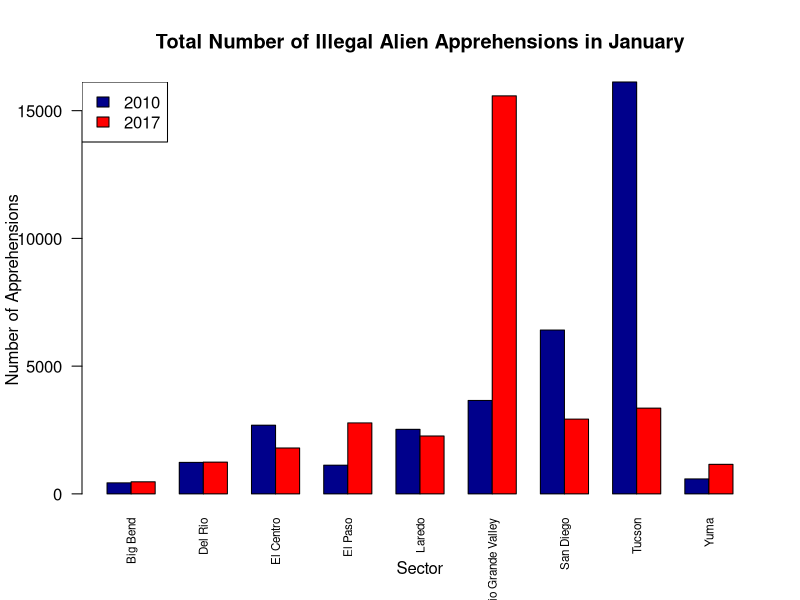
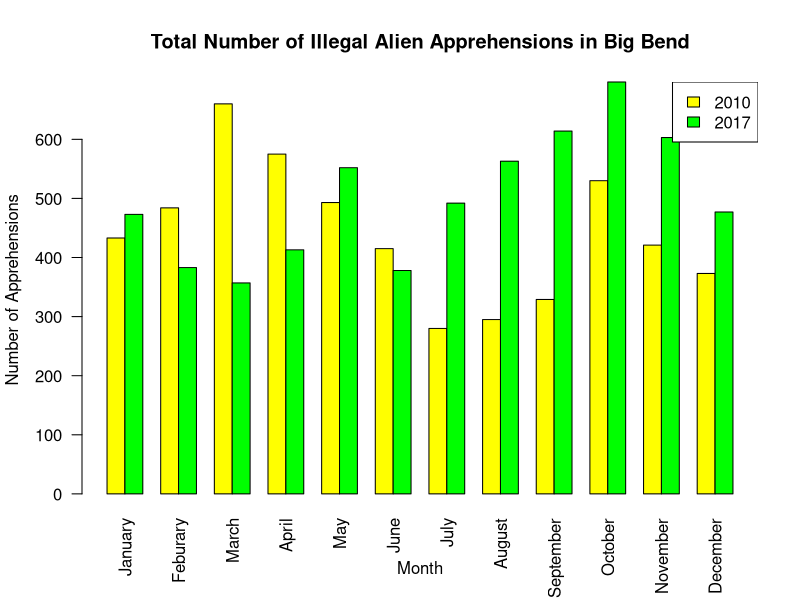

Generate these figures, in order, with R:
# Load the data
PB2010 <- read.csv('./Data/BP Apprehensions 2010.csv')
PB2017 <- read.csv('./Data/PB Apprehensions 2017.csv')
monthly <- read.csv('./Data/PB monthly summaries.csv')

# Clean the data
PB2010 <- cbind(Sector=PB2010[,1],PB2010[,5:ncol(PB2010)],PB2010[,2:4])

PB2017 <- PB2017[,-14]
PB2017 <- PB2017[-10,]
PB2017 <- cbind(Sector=PB2010$Sector,as.data.frame(sapply(PB2017[2:ncol(PB2017)],function(x){as.integer(gsub(',','',x))})))
PB2017 <- cbind(Sector=PB2017[,1],PB2017[,5:ncol(PB2017)],PB2017[,2:4])

monthly <- cbind(year=monthly[,1],monthly[,5:ncol(monthly)],monthly[,2:4])

# Compare by month

month_graph <- function(PB1,PB2,n){
    month <- c('January','Feburary','March','April','May','June','July','August',
               'September','October','November','December')
    time <- which(month==n)
    m <- rbind(PB1[,time+1],PB2[,time+1])
    rownames(m) <- c('2010','2017')
    colnames(m) <- PB2010$Sector
    barplot(as.matrix(m),col=c('darkblue','red'),xlab='Sector',ylab='Number of Apprehensions',
            main=paste('Total Number of Illegal Alien Apprehensions in', n,sep = ' '),
            beside = TRUE,las=2,cex.names = 0.7)
    legend("topleft", 
           legend = rownames(m), 
           fill = c("darkblue", "red"))
}

month_graph(PB2010,PB2017,'January')

# Compare by sector

sector_graph <- function(PB1,PB2,n){
    sector <- as.character(PB2010$Sector)
    s <- which(sector==n)
    m <- rbind(PB1[s,-1],PB2[s,-1])
    rownames(m) <- c('2010','2017')
    colnames(m) <- c('January','Feburary','March','April','May','June','July','August',
                     'September','October','November','December')
    barplot(as.matrix(m),col=c('yellow','green'),xlab='Month',ylab='Number of Apprehensions',
            main=paste('Total Number of Illegal Alien Apprehensions in',n,sep = ' '),
            beside = TRUE, las=2)
    legend("topright", 
           legend = rownames(m), 
           fill = c("yellow", "green"))
}

sector_graph(PB2010,PB2017,'Big Bend')

# Three months periods

